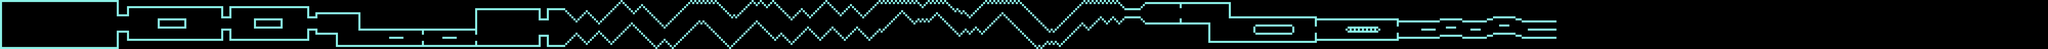

Tiled map render using the project's own tile images. Description and the map definition, with tile-layer contents summarised, below:
An orthogonal 1000x24 tile map with 30x30 px tiles, 1 tile layer (Tile Layer 1) and 8 objects (3x camera_rotate, 2x finish, 2x checkpoint, gravity_change).

<map version="1.0" orientation="orthogonal" renderorder="right-down" width="1000" height="24" tilewidth="30" tileheight="30" nextobjectid="15">
 <properties>
  <property name="fixed_camera" value="" />
  <property name="gravity" value="350" />
  <property name="spawn_x" value="8" />
  <property name="spawn_y" value="8" />
  <property name="velocity" value="400" />
 </properties>
 <tileset firstgid="1" name="asf" tilewidth="30" tileheight="30" spacing="5" margin="2" tilecount="841">
  <image source="../../sprites/35_green.png" width="1024" height="1024" />
  <tile id="211">
   <properties>
    <property name="collision" value="" />
   </properties>
  </tile>
 </tileset>
 <layer name="Tile Layer 1" width="1000" height="24">
  <properties>
   <property name="collision" value="" />
  </properties>
  <data>[24000 cells, 1884 non-empty, 1 distinct tile ids]</data>
 </layer>
 <objectgroup name="Object Layer 1">
  <object id="1" type="camera_rotate" x="690" y="30" width="10" height="660">
   <properties>
    <property name="angle" value="-90" />
    <property name="offset_x" value="-125" />
    <property name="offset_y" value="0" />
    <property name="time" value="2" />
   </properties>
  </object>
  <object id="2" type="camera_rotate" x="6960" y="510" width="15" height="90">
   <properties>
    <property name="angle" value="-180" />
    <property name="offset_x" value="0" />
    <property name="offset_y" value="0" />
    <property name="time" value="2" />
   </properties>
  </object>
  <object id="3" type="gravity_change" x="6975" y="510" width="15" height="90">
   <properties>
    <property name="time" value="2" />
    <property name="value" value="200" />
   </properties>
  </object>
  <object id="5" type="camera_rotate" x="16950" y="60" width="10" height="270">
   <properties>
    <property name="angle" value="-90" />
    <property name="offset_x" value="125" />
    <property name="offset_y" value="0" />
    <property name="time" value="1" />
   </properties>
  </object>
  <object id="7" type="finish" x="22770" y="330" width="30" height="90" />
  <object id="9" type="finish" x="22770" y="450" width="30" height="90" />
  <object id="12" type="checkpoint" x="17520" y="60" width="10" height="270">
   <properties>
    <property name="start_x" value="584" />
    <property name="start_y" value="5" />
    <property name="start_y_velocity" value="0" />
   </properties>
  </object>
  <object id="13" type="checkpoint" x="7890" y="300" width="10" height="210">
   <properties>
    <property name="start_x" value="263" />
    <property name="start_y" value="12" />
    <property name="start_y_velocity" value="0" />
   </properties>
  </object>
 </objectgroup>
</map>
